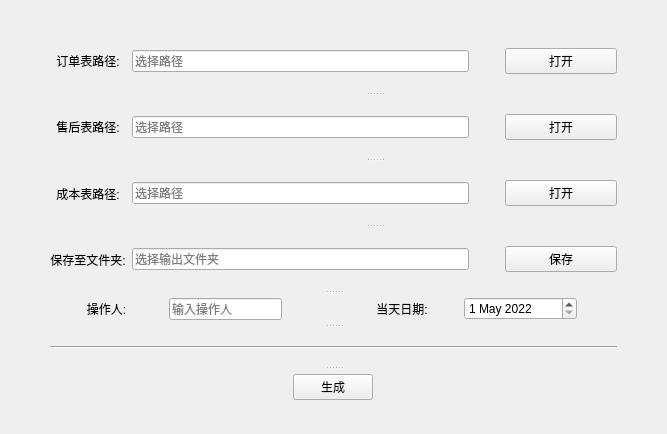
<?xml version="1.0" encoding="UTF-8"?>
<ui version="4.0">
 <class>Form</class>
 <widget class="QWidget" name="Form">
  <property name="geometry">
   <rect>
    <x>0</x>
    <y>0</y>
    <width>667</width>
    <height>434</height>
   </rect>
  </property>
  <property name="minimumSize">
   <size>
    <width>667</width>
    <height>434</height>
   </size>
  </property>
  <property name="maximumSize">
   <size>
    <width>800</width>
    <height>434</height>
   </size>
  </property>
  <property name="windowTitle">
   <string>退货退款表</string>
  </property>
  <layout class="QVBoxLayout" name="verticalLayout">
   <property name="leftMargin">
    <number>50</number>
   </property>
   <property name="topMargin">
    <number>30</number>
   </property>
   <property name="rightMargin">
    <number>50</number>
   </property>
   <property name="bottomMargin">
    <number>30</number>
   </property>
   <item>
    <widget class="QSplitter" name="splitter_3">
     <property name="frameShape">
      <enum>QFrame::NoFrame</enum>
     </property>
     <property name="orientation">
      <enum>Qt::Vertical</enum>
     </property>
     <widget class="QWidget" name="layoutWidget1">
      <layout class="QHBoxLayout" name="horizontalLayout_8">
       <item>
        <layout class="QVBoxLayout" name="verticalLayout_2">
         <property name="spacing">
          <number>6</number>
         </property>
         <item>
          <widget class="QLabel" name="label_1">
           <property name="sizePolicy">
            <sizepolicy hsizetype="Preferred" vsizetype="Preferred">
             <horstretch>0</horstretch>
             <verstretch>1</verstretch>
            </sizepolicy>
           </property>
           <property name="text">
            <string>订单表路径:</string>
           </property>
           <property name="alignment">
            <set>Qt::AlignCenter</set>
           </property>
          </widget>
         </item>
         <item>
          <widget class="QLabel" name="label_2">
           <property name="sizePolicy">
            <sizepolicy hsizetype="Preferred" vsizetype="Preferred">
             <horstretch>0</horstretch>
             <verstretch>1</verstretch>
            </sizepolicy>
           </property>
           <property name="text">
            <string>售后表路径:</string>
           </property>
           <property name="alignment">
            <set>Qt::AlignCenter</set>
           </property>
          </widget>
         </item>
         <item>
          <widget class="QLabel" name="label_3">
           <property name="sizePolicy">
            <sizepolicy hsizetype="Preferred" vsizetype="Preferred">
             <horstretch>0</horstretch>
             <verstretch>1</verstretch>
            </sizepolicy>
           </property>
           <property name="text">
            <string>成本表路径:</string>
           </property>
           <property name="alignment">
            <set>Qt::AlignCenter</set>
           </property>
          </widget>
         </item>
         <item>
          <widget class="QLabel" name="label_4">
           <property name="sizePolicy">
            <sizepolicy hsizetype="Preferred" vsizetype="Preferred">
             <horstretch>0</horstretch>
             <verstretch>1</verstretch>
            </sizepolicy>
           </property>
           <property name="text">
            <string>保存至文件夹:</string>
           </property>
           <property name="alignment">
            <set>Qt::AlignCenter</set>
           </property>
          </widget>
         </item>
        </layout>
       </item>
       <item>
        <widget class="QSplitter" name="splitter">
         <property name="sizePolicy">
          <sizepolicy hsizetype="Preferred" vsizetype="Expanding">
           <horstretch>2</horstretch>
           <verstretch>0</verstretch>
          </sizepolicy>
         </property>
         <property name="orientation">
          <enum>Qt::Vertical</enum>
         </property>
         <widget class="QWidget" name="layoutWidget2">
          <layout class="QHBoxLayout" name="horizontalLayout">
           <item>
            <widget class="QLineEdit" name="InputFile_1">
             <property name="sizePolicy">
              <sizepolicy hsizetype="Expanding" vsizetype="Fixed">
               <horstretch>3</horstretch>
               <verstretch>1</verstretch>
              </sizepolicy>
             </property>
             <property name="placeholderText">
              <string>选择路径</string>
             </property>
            </widget>
           </item>
           <item>
            <spacer name="horizontalSpacer_2">
             <property name="orientation">
              <enum>Qt::Horizontal</enum>
             </property>
             <property name="sizeHint" stdset="0">
              <size>
               <width>30</width>
               <height>20</height>
              </size>
             </property>
            </spacer>
           </item>
           <item>
            <widget class="QPushButton" name="InputButton_1">
             <property name="sizePolicy">
              <sizepolicy hsizetype="Minimum" vsizetype="Fixed">
               <horstretch>1</horstretch>
               <verstretch>0</verstretch>
              </sizepolicy>
             </property>
             <property name="text">
              <string>打开</string>
             </property>
            </widget>
           </item>
          </layout>
         </widget>
         <widget class="QWidget" name="layoutWidget3">
          <layout class="QHBoxLayout" name="horizontalLayout_2">
           <item>
            <widget class="QLineEdit" name="InputFile_2">
             <property name="sizePolicy">
              <sizepolicy hsizetype="Expanding" vsizetype="Fixed">
               <horstretch>3</horstretch>
               <verstretch>1</verstretch>
              </sizepolicy>
             </property>
             <property name="placeholderText">
              <string>选择路径</string>
             </property>
            </widget>
           </item>
           <item>
            <spacer name="horizontalSpacer_3">
             <property name="orientation">
              <enum>Qt::Horizontal</enum>
             </property>
             <property name="sizeHint" stdset="0">
              <size>
               <width>30</width>
               <height>20</height>
              </size>
             </property>
            </spacer>
           </item>
           <item>
            <widget class="QPushButton" name="InputButton_2">
             <property name="sizePolicy">
              <sizepolicy hsizetype="Minimum" vsizetype="Fixed">
               <horstretch>1</horstretch>
               <verstretch>0</verstretch>
              </sizepolicy>
             </property>
             <property name="text">
              <string>打开</string>
             </property>
            </widget>
           </item>
          </layout>
         </widget>
         <widget class="QWidget" name="layoutWidget4">
          <layout class="QHBoxLayout" name="horizontalLayout_3">
           <item>
            <widget class="QLineEdit" name="InputFile_3">
             <property name="sizePolicy">
              <sizepolicy hsizetype="Expanding" vsizetype="Fixed">
               <horstretch>3</horstretch>
               <verstretch>1</verstretch>
              </sizepolicy>
             </property>
             <property name="placeholderText">
              <string>选择路径</string>
             </property>
            </widget>
           </item>
           <item>
            <spacer name="horizontalSpacer_4">
             <property name="orientation">
              <enum>Qt::Horizontal</enum>
             </property>
             <property name="sizeHint" stdset="0">
              <size>
               <width>30</width>
               <height>20</height>
              </size>
             </property>
            </spacer>
           </item>
           <item>
            <widget class="QPushButton" name="InputButton_3">
             <property name="sizePolicy">
              <sizepolicy hsizetype="Minimum" vsizetype="Fixed">
               <horstretch>1</horstretch>
               <verstretch>0</verstretch>
              </sizepolicy>
             </property>
             <property name="text">
              <string>打开</string>
             </property>
            </widget>
           </item>
          </layout>
         </widget>
         <widget class="QWidget" name="layoutWidget5">
          <layout class="QHBoxLayout" name="horizontalLayout_4">
           <item>
            <widget class="QLineEdit" name="OutputDir">
             <property name="sizePolicy">
              <sizepolicy hsizetype="Expanding" vsizetype="Fixed">
               <horstretch>3</horstretch>
               <verstretch>1</verstretch>
              </sizepolicy>
             </property>
             <property name="placeholderText">
              <string>选择输出文件夹</string>
             </property>
            </widget>
           </item>
           <item>
            <spacer name="horizontalSpacer_5">
             <property name="orientation">
              <enum>Qt::Horizontal</enum>
             </property>
             <property name="sizeHint" stdset="0">
              <size>
               <width>30</width>
               <height>20</height>
              </size>
             </property>
            </spacer>
           </item>
           <item>
            <widget class="QPushButton" name="OutputButton">
             <property name="sizePolicy">
              <sizepolicy hsizetype="Minimum" vsizetype="Fixed">
               <horstretch>1</horstretch>
               <verstretch>0</verstretch>
              </sizepolicy>
             </property>
             <property name="text">
              <string>保存</string>
             </property>
            </widget>
           </item>
          </layout>
         </widget>
        </widget>
       </item>
      </layout>
     </widget>
     <widget class="QSplitter" name="splitter_2">
      <property name="orientation">
       <enum>Qt::Vertical</enum>
      </property>
      <widget class="QWidget" name="layoutWidget6">
       <layout class="QHBoxLayout" name="horizontalLayout_5">
        <item>
         <widget class="QLabel" name="label_5">
          <property name="sizePolicy">
           <sizepolicy hsizetype="Preferred" vsizetype="Preferred">
            <horstretch>1</horstretch>
            <verstretch>0</verstretch>
           </sizepolicy>
          </property>
          <property name="text">
           <string>操作人:</string>
          </property>
          <property name="alignment">
           <set>Qt::AlignCenter</set>
          </property>
         </widget>
        </item>
        <item>
         <widget class="QLineEdit" name="User">
          <property name="sizePolicy">
           <sizepolicy hsizetype="Expanding" vsizetype="Fixed">
            <horstretch>1</horstretch>
            <verstretch>0</verstretch>
           </sizepolicy>
          </property>
          <property name="inputMask">
           <string/>
          </property>
          <property name="placeholderText">
           <string>输入操作人</string>
          </property>
         </widget>
        </item>
        <item>
         <spacer name="horizontalSpacer">
          <property name="orientation">
           <enum>Qt::Horizontal</enum>
          </property>
          <property name="sizeHint" stdset="0">
           <size>
            <width>58</width>
            <height>20</height>
           </size>
          </property>
         </spacer>
        </item>
        <item>
         <widget class="QLabel" name="label_6">
          <property name="sizePolicy">
           <sizepolicy hsizetype="Preferred" vsizetype="Preferred">
            <horstretch>1</horstretch>
            <verstretch>0</verstretch>
           </sizepolicy>
          </property>
          <property name="text">
           <string>当天日期:</string>
          </property>
          <property name="alignment">
           <set>Qt::AlignCenter</set>
          </property>
         </widget>
        </item>
        <item>
         <widget class="QDateEdit" name="dateEdit">
          <property name="sizePolicy">
           <sizepolicy hsizetype="Minimum" vsizetype="Fixed">
            <horstretch>1</horstretch>
            <verstretch>0</verstretch>
           </sizepolicy>
          </property>
          <property name="alignment">
           <set>Qt::AlignLeading|Qt::AlignLeft|Qt::AlignVCenter</set>
          </property>
          <property name="readOnly">
           <bool>false</bool>
          </property>
          <property name="dateTime">
           <datetime>
            <hour>23</hour>
            <minute>59</minute>
            <second>59</second>
            <year>2022</year>
            <month>5</month>
            <day>1</day>
           </datetime>
          </property>
          <property name="maximumDateTime">
           <datetime>
            <hour>23</hour>
            <minute>59</minute>
            <second>59</second>
            <year>2024</year>
            <month>12</month>
            <day>31</day>
           </datetime>
          </property>
          <property name="minimumDateTime">
           <datetime>
            <hour>0</hour>
            <minute>0</minute>
            <second>0</second>
            <year>2022</year>
            <month>1</month>
            <day>1</day>
           </datetime>
          </property>
          <property name="date">
           <date>
            <year>2022</year>
            <month>5</month>
            <day>1</day>
           </date>
          </property>
         </widget>
        </item>
        <item>
         <spacer name="horizontalSpacer_6">
          <property name="orientation">
           <enum>Qt::Horizontal</enum>
          </property>
          <property name="sizeHint" stdset="0">
           <size>
            <width>40</width>
            <height>20</height>
           </size>
          </property>
         </spacer>
        </item>
       </layout>
      </widget>
      <widget class="Line" name="line">
       <property name="orientation">
        <enum>Qt::Horizontal</enum>
       </property>
      </widget>
      <widget class="QWidget" name="horizontalLayoutWidget7">
       <layout class="QHBoxLayout" name="horizontalLayout_7">
        <item>
         <widget class="QPushButton" name="RunButton">
          <property name="sizePolicy">
           <sizepolicy hsizetype="Fixed" vsizetype="Fixed">
            <horstretch>0</horstretch>
            <verstretch>0</verstretch>
           </sizepolicy>
          </property>
          <property name="text">
           <string>生成</string>
          </property>
         </widget>
        </item>
       </layout>
      </widget>
     </widget>
    </widget>
   </item>
  </layout>
 </widget>
 <resources/>
 <connections/>
</ui>
